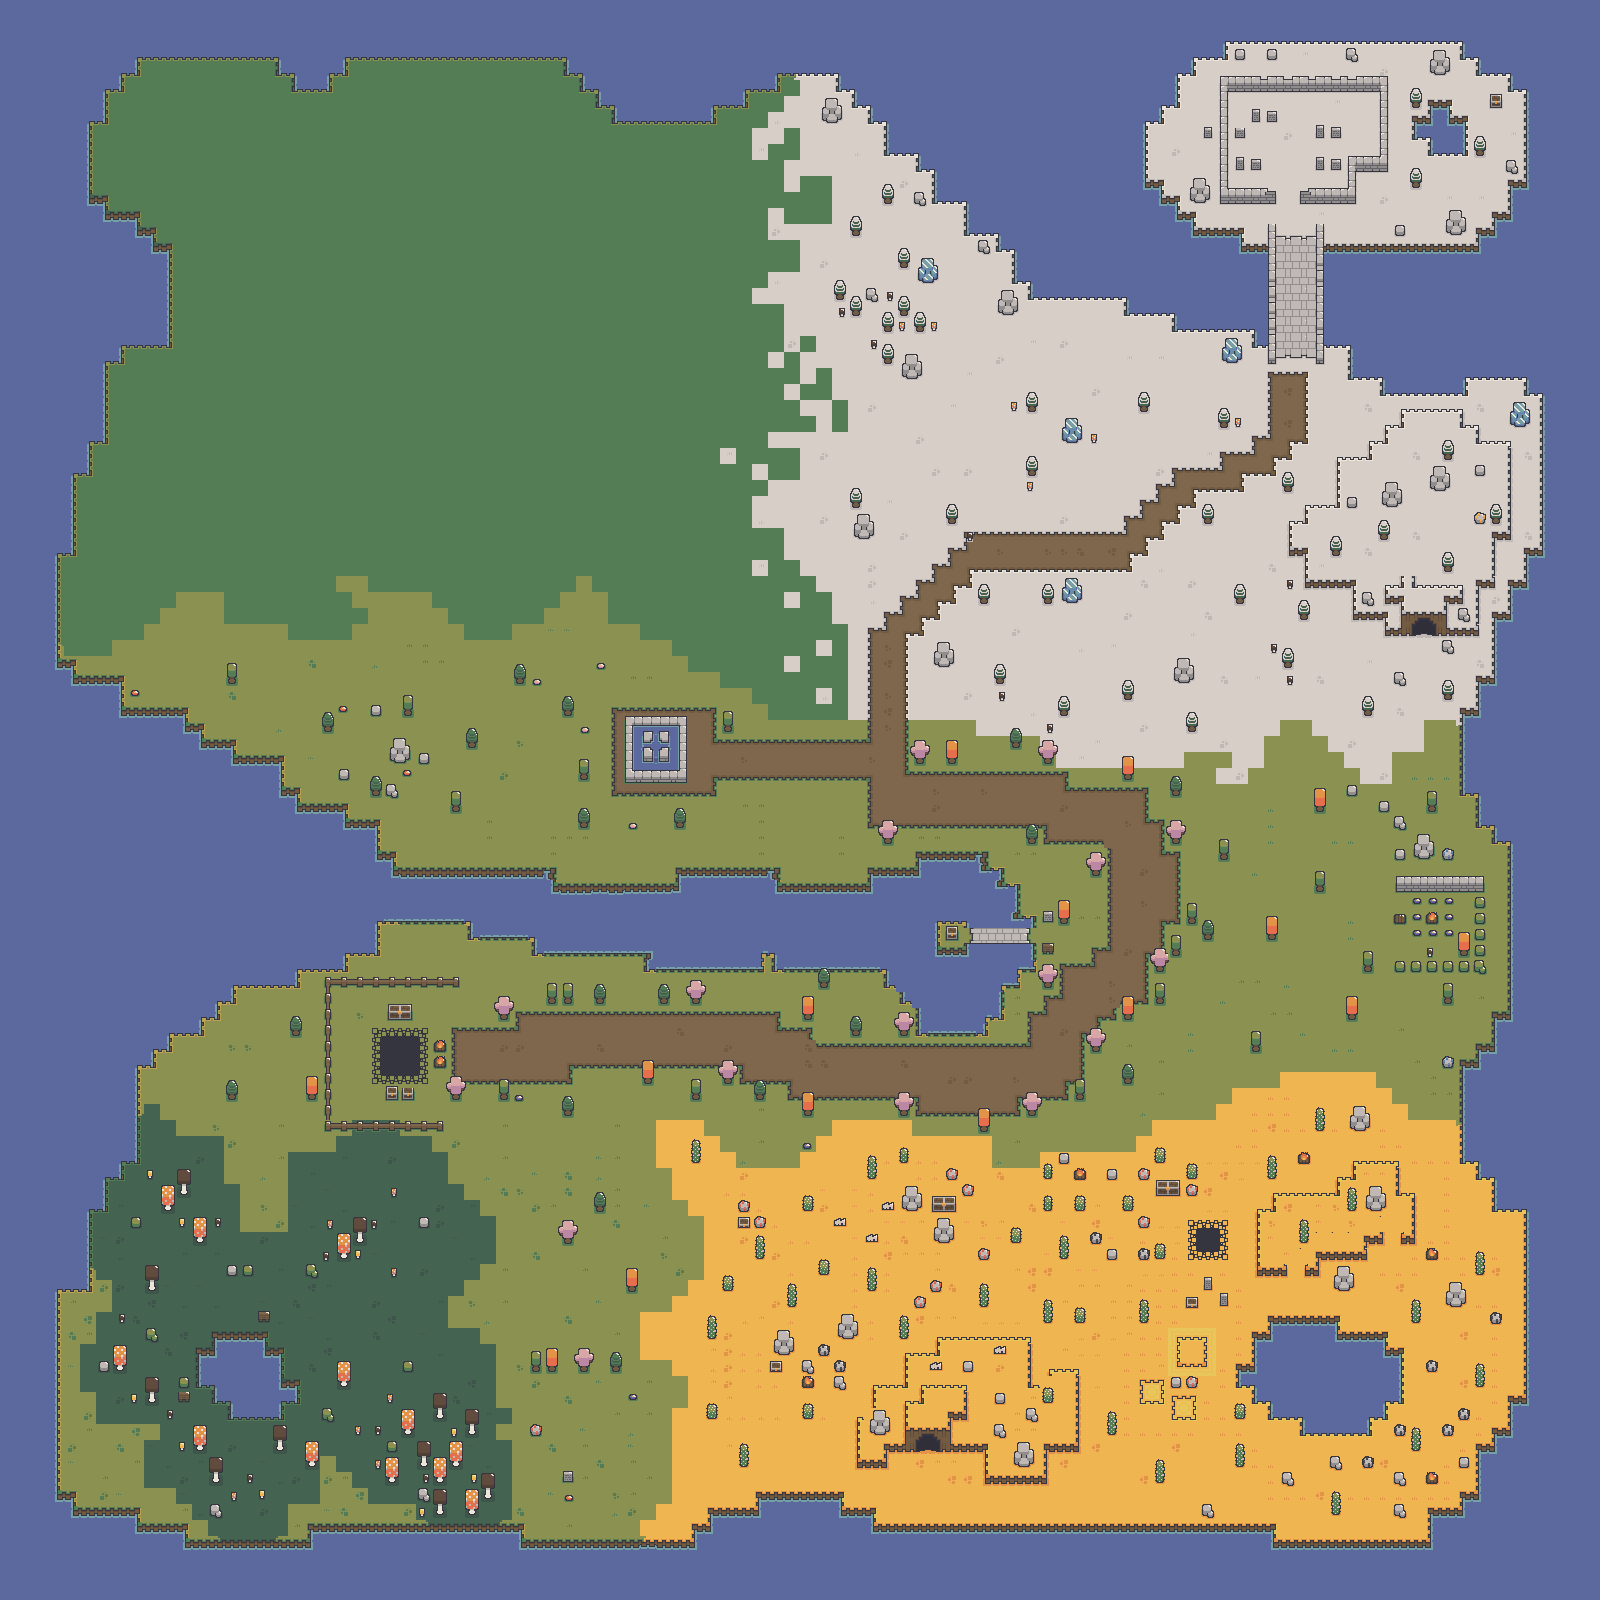

This game map was drawn from its Tiled (.tmx) file and the tilesets committed beside it. A one-line description and the trimmed map source follow:
An orthogonal 100x100 tile map with 16x16 px tiles, 6 tile layers (terrain, buildings, swamp_elements, desert_elements, ...), 1 hidden layer not drawn, 23 tilesets.

<map version="1.10" tiledversion="1.10.2" orientation="orthogonal" renderorder="right-down" width="100" height="100" tilewidth="16" tileheight="16" infinite="0" nextlayerid="13" nextobjectid="1">
 <editorsettings>
  <export target="map.csv" format="csv" />
 </editorsettings>
 <tileset firstgid="1" source="../tilesets/taiga_tiles.tsx" />
 <tileset firstgid="199" source="../tilesets/tundra_tiles.tsx" />
 <tileset firstgid="397" source="../tilesets/forest_tiles.tsx" />
 <tileset firstgid="595" source="../tilesets/desert_tiles.tsx" />
 <tileset firstgid="793" source="../tilesets/swamp_tiles.tsx" />
 <tileset firstgid="991" source="../tilesets/tundraTaiga_tiles.tsx" />
 <tileset firstgid="1099" source="../tilesets/tundraForest_tiles.tsx" />
 <tileset firstgid="1207" source="../tilesets/forestDesert_tiles.tsx" />
 <tileset firstgid="1315" source="../tilesets/swampForest_tiles.tsx" />
 <tileset firstgid="1423" source="../tilesets/taigaForest_tiles.tsx" />
 <tileset firstgid="1531" source="../tilesets/tundra_ [resources].tsx" />
 <tileset firstgid="1651" source="../tilesets/tundra_ [bridgeVertical].tsx" />
 <tileset firstgid="1701" source="../tilesets/tundra_ [fencesAndWalls].tsx" />
 <tileset firstgid="1881" source="../tilesets/tundraPath_.tsx" />
 <tileset firstgid="1921" source="../tilesets/desert_ [resources].tsx" />
 <tileset firstgid="2041" source="../tilesets/quickSand_.tsx" />
 <tileset firstgid="2151" source="../tilesets/swamp_ [resources].tsx" />
 <tileset firstgid="2271" source="../tilesets/soldier_tiles.tsx" />
 <tileset firstgid="2367" source="../tilesets/forest_ [resources].tsx" />
 <tileset firstgid="2487" source="../tilesets/forestPath_.tsx" />
 <tileset firstgid="2527" source="../tilesets/forest_ [bridgeHorizontal].tsx" />
 <tileset firstgid="2599" source="../tilesets/forest_ [fencesAndWalls].tsx" />
 <tileset firstgid="2779" source="../tilesets/forest_ [fountain].tsx" />
 <layer id="1" name="terrain" width="100" height="100">
  <data>[10000 cells, 10000 non-empty, 185 distinct tile ids]</data>
 </layer>
 <layer id="11" name="buildings" width="100" height="100">
  <data>[10000 cells, 351 non-empty, 153 distinct tile ids]</data>
 </layer>
 <layer id="5" name="swamp_elements" width="100" height="100">
  <data>[10000 cells, 86 non-empty, 17 distinct tile ids]</data>
 </layer>
 <layer id="4" name="desert_elements" width="100" height="100">
  <data>[10000 cells, 183 non-empty, 24 distinct tile ids]</data>
 </layer>
 <layer id="2" name="tundra_elements" width="100" height="100">
  <data>[10000 cells, 187 non-empty, 23 distinct tile ids]</data>
 </layer>
 <layer id="9" name="forest_elements" width="100" height="100">
  <data>[10000 cells, 269 non-empty, 39 distinct tile ids]</data>
 </layer>
 <layer id="12" name="boundaries" width="100" height="100" visible="0">
  <data>[10000 cells, 998 non-empty, 2 distinct tile ids]</data>
 </layer>
</map>
